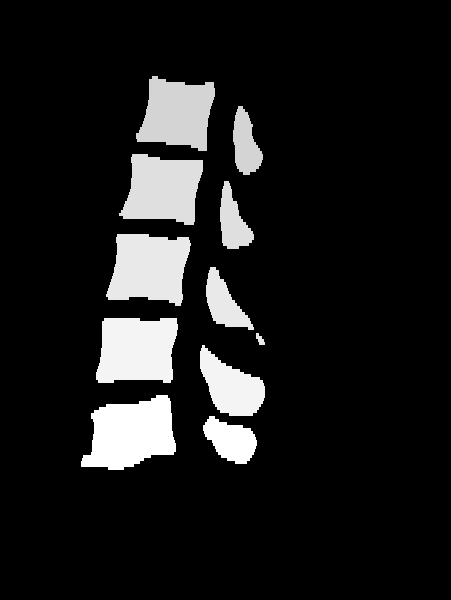
%> input picture src/MorphologyFeature/mask-002-01.png, 451 x 600 px
$ octave mainApp.m   (GNU Octave 9; MATLAB toolbox functions it lacks are replaced by stand-ins)
%> lines starting %> are read from the running program, lines starting %| are printed output that depends on the picture; in (x1, y1, x2, y2) boxes, pixels count from 0 and x2, y2 are one past the last pixel; in counts of white or black regions, pixels touching at a corner belong together; the program's own positions count from 1
clc
clear
close all
img=imread('mask-002-01.png');
%> img is the input picture: size 600x451x3 uint8; min 0, max 255, mean 27.1
% imshow(img)

img=rgb2gray(img);
%> img: size 600x451 uint8
origimg=img;
img= im2bw(img,graythresh(img));
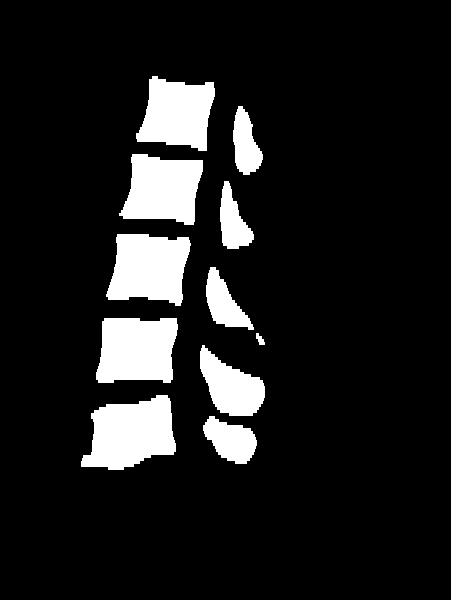
%> img: size 600x451 logical; 11.5% white; 11 white regions, largest, box (x1, y1, x2, y2) and area: (81, 395, 176, 470) 5004, (106, 234, 191, 306) 4629, (96, 318, 178, 383) 4585
se = strel('sphere', 2);
% erode the image.
erodedI = imerode(img,se);
%> erodedI: size 600x431 logical; every value is 0
img = imdilate(erodedI,se);
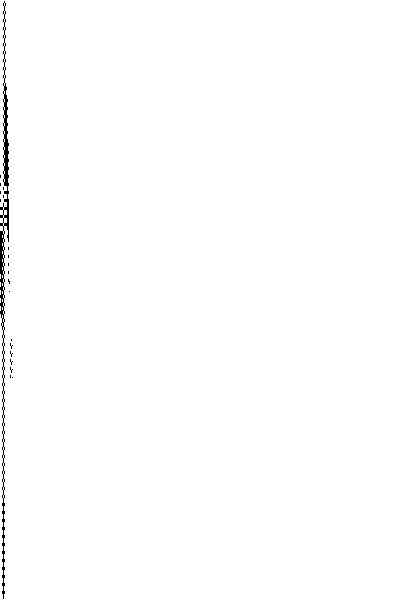
%> img: size 600x411 logical; 99.4% white; black in thin lines or dots, all inside (x1, y1, x2, y2) = (0, 1, 13, 599)
imshow(img)
% m=imcrop(img);
hold on
%> (the run ends here)

$ run again, with src/MorphologyFeature/mask-004-01.png copied over src/MorphologyFeature/mask-002-01.png
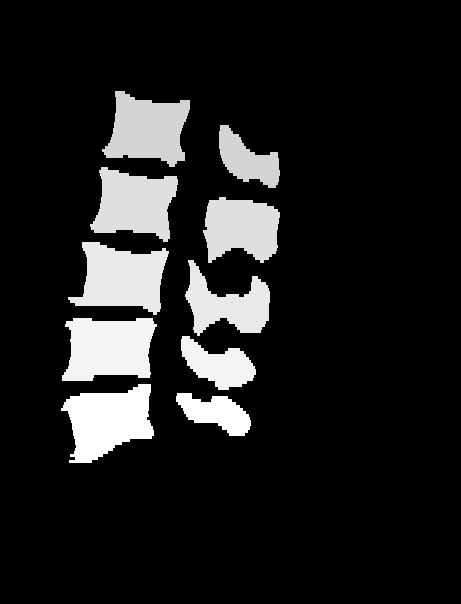
%> input picture src/MorphologyFeature/mask-004-01.png, 461 x 604 px
%> img is the input picture: size 604x461x3 uint8; min 0, max 255, mean 30.3
%> `img= im2bw(img,graythresh(img));`:
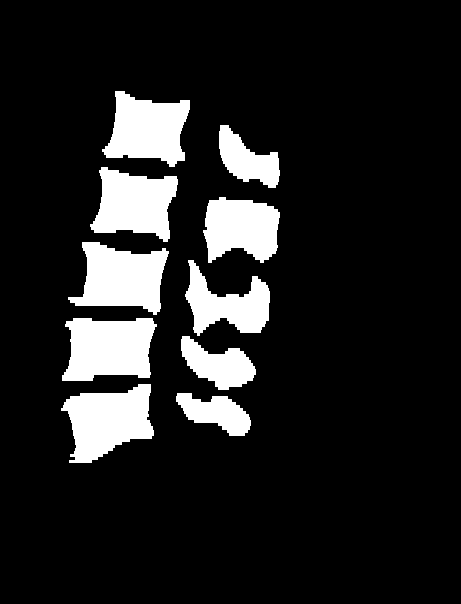
%> img: size 604x461 logical; 13% white; 10 white regions, largest, box (x1, y1, x2, y2) and area: (62, 318, 157, 381) 4764, (61, 384, 154, 463) 4740, (68, 242, 169, 315) 4649
%> erodedI: size 604x441 logical; every value is 0
%> `img = imdilate(erodedI,se);`:
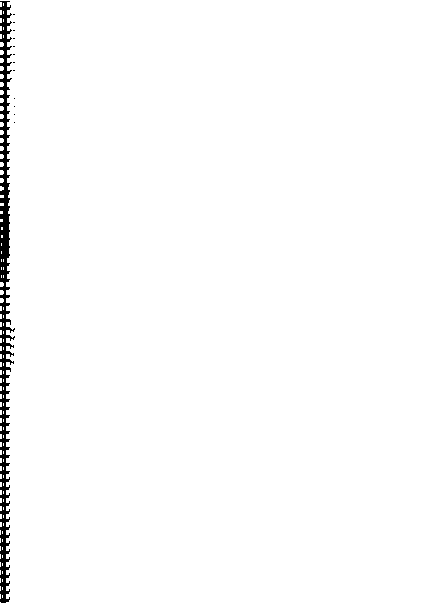
%> img: size 604x421 logical; 98.5% white; 13 black regions (12 under 20 px), largest, box (x1, y1, x2, y2) and area: (0, 1, 15, 603) 3826
